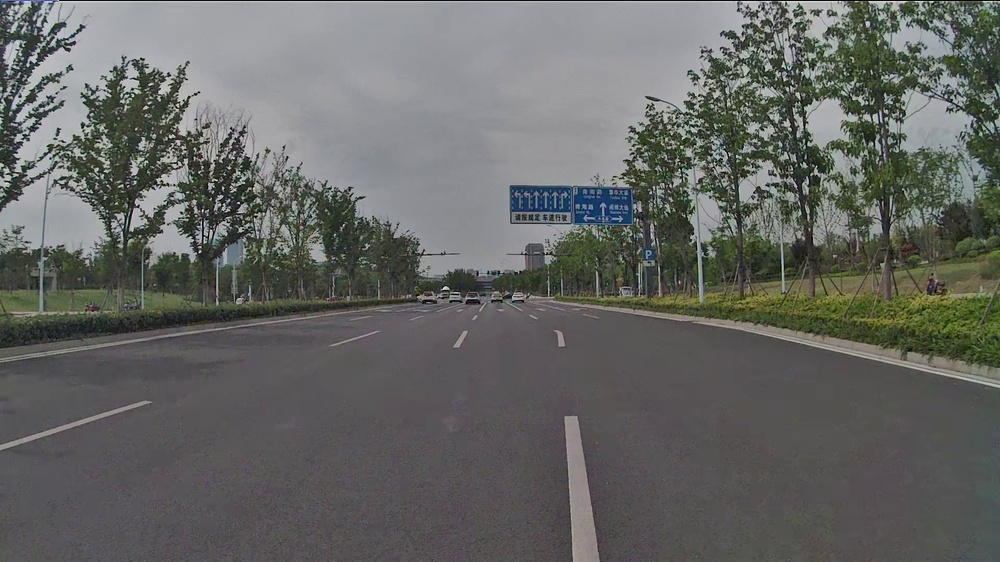
#> input picture road1.jpg, 1000 x 562 px, shrunk from 1920 x 1080 before the run
$ python main.py
#> lines starting #> are read from the running program, lines starting #| are printed output that depends on the picture; after the words box and inside, x2 and y2 are one past the last pixel; in counts of white or black regions, pixels touching at a corner belong together
import matplotlib.pyplot as plt
import matplotlib.image as mpimg
import numpy as np
import cv2

# ---------- Tunables ----------
# Color thresholds (RGB) for bright lane-like pixels (adjust to your image)
RED_T, GREEN_T, BLUE_T = 170, 170, 170     # try 170–220 for daytime, lower for dusk

# Canny params
LOW_T, HIGH_T = 50, 150                    # lower for faint lanes, higher for noise
GAUSS_KSIZE = 5

# Hough params
RHO = 1
THETA = np.pi / 180
HOUGH_THRESH = 20
MIN_LINE_LEN = 20
MAX_LINE_GAP = 10

# ROI vertices as fractions of image size (trapezoid is often better than triangle)
# (x_frac, y_frac) with y=0 top, y=1 bottom
ROI = np.array([
    [0.10, 0.98],   # left-bottom
    [0.45, 0.60],   # left-top
    [0.55, 0.60],   # right-top
    [0.95, 0.98],   # right-bottom
], dtype=np.float32)
# --------------------------------

# Read image (matplotlib returns RGB)
image = mpimg.imread('road1.jpg').astype(np.uint8)
#> image is the input picture: shape (562, 1000, 3); mean R, G, B 101, 102.4, 99.4
h, w = image.shape[:2]
#> h = 562; w = 1000

# Build ROI polygon in pixels
roi_px = (ROI * np.array([w, h])).astype(np.int32)
roi_px = roi_px.reshape(1, -1, 2)

# --- Color mask (bright-ish lanes) ---
# Keep pixels that are above thresholds in all channels
color_mask = (
    (image[:, :, 0] >= RED_T) &
    (image[:, :, 1] >= GREEN_T) &
    (image[:, :, 2] >= BLUE_T)
).astype(np.uint8) * 255
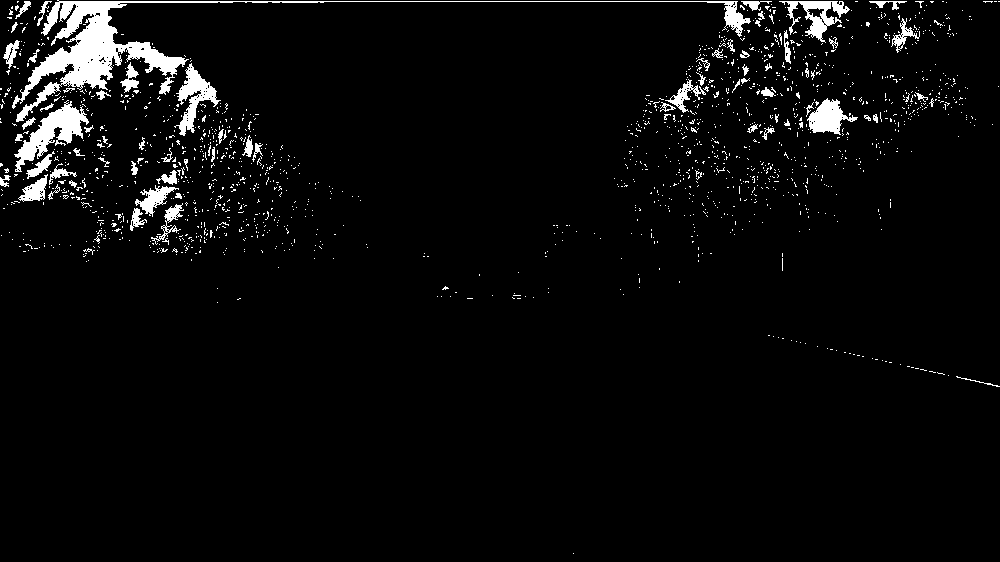
#> color_mask: shape (562, 1000); 4% white; 1593 white regions (1522 under 20 px), largest, box (x1, y1, x2, y2) and area: (12, 0, 751, 122) 7675, (14, 100, 89, 172) 1826, (174, 63, 221, 136) 1164

# --- ROI mask ---
mask_roi = np.zeros((h, w), dtype=np.uint8)
cv2.fillPoly(mask_roi, roi_px, 255)
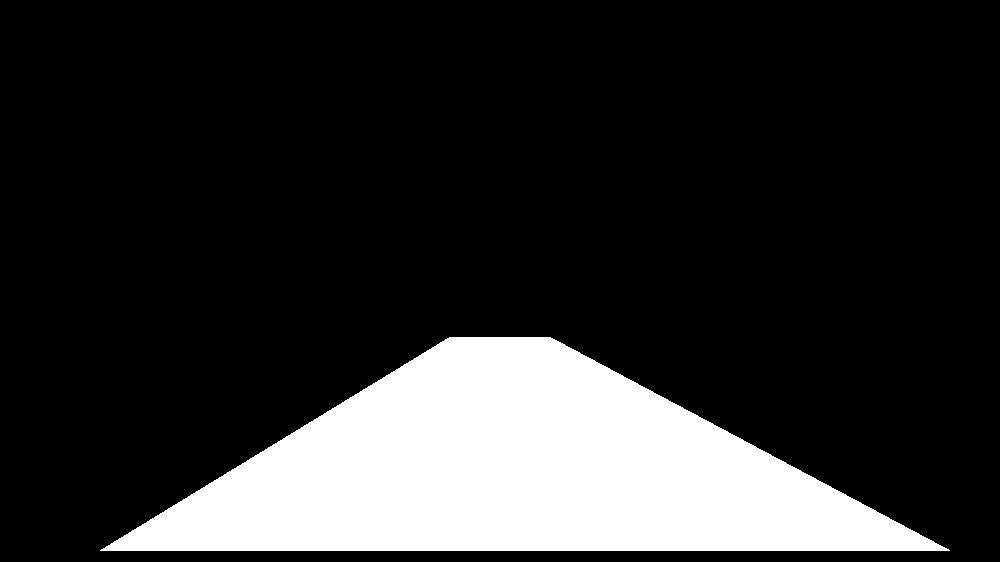
#> mask_roi: shape (562, 1000); 18.2% white; 1 white region, box (x1, y1, x2, y2) and area: (100, 337, 950, 551) 102025

# --- Grayscale + Canny edges ---
gray = cv2.cvtColor(image, cv2.COLOR_RGB2GRAY)
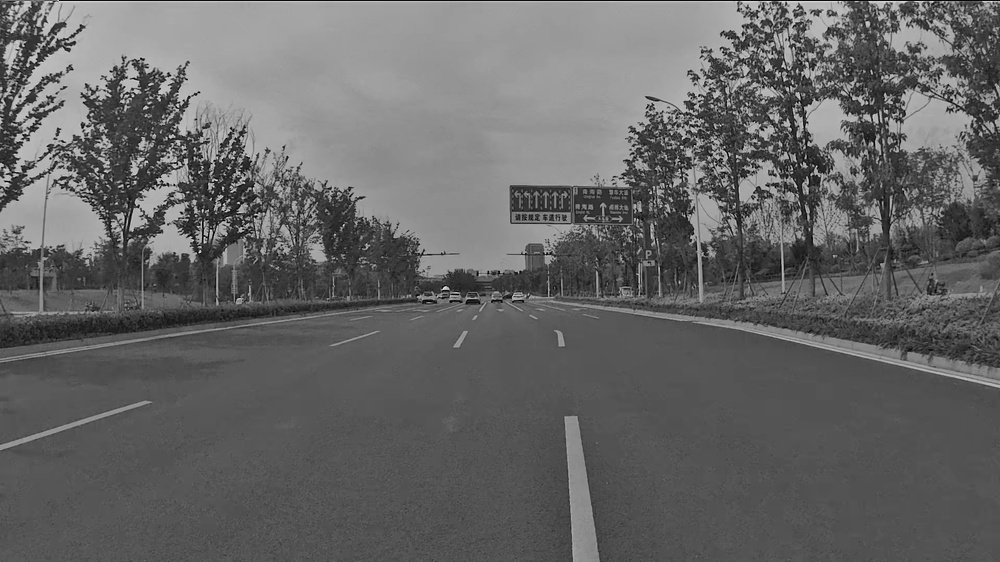
#> gray: shape (562, 1000); min 0, max 242, mean 101.6
blur = cv2.GaussianBlur(gray, (GAUSS_KSIZE, GAUSS_KSIZE), 0)
edges = cv2.Canny(blur, LOW_T, HIGH_T)
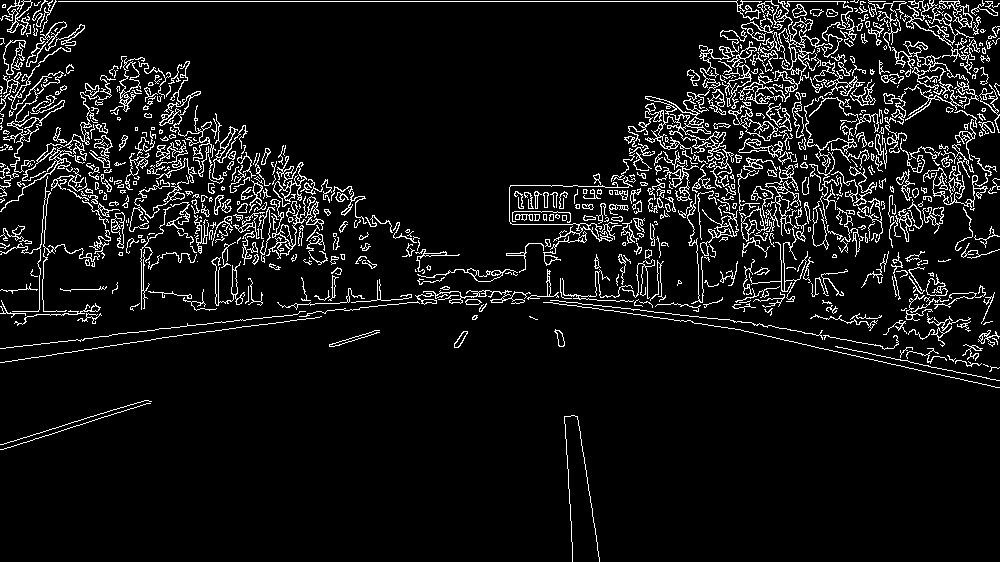
#> edges: shape (562, 1000); 7.7% white in thin lines or dots

# --- Fuse masks: ROI ∧ (edges ∧ color OR edges) ---
# Start strict: edges & color within ROI (very clean). If too sparse, OR with plain edges in ROI.
strict_edges = cv2.bitwise_and(edges, color_mask)
#> strict_edges: shape (562, 1000); 0.46% white in thin lines or dots, all inside (x1, y1, x2, y2) = (0, 1, 993, 300)
masked_edges = cv2.bitwise_and(strict_edges, mask_roi)
#> masked_edges: shape (562, 1000); every value is 0
if np.count_nonzero(masked_edges) < 500:  # fallback if too few
    masked_edges = cv2.bitwise_and(edges, mask_roi)
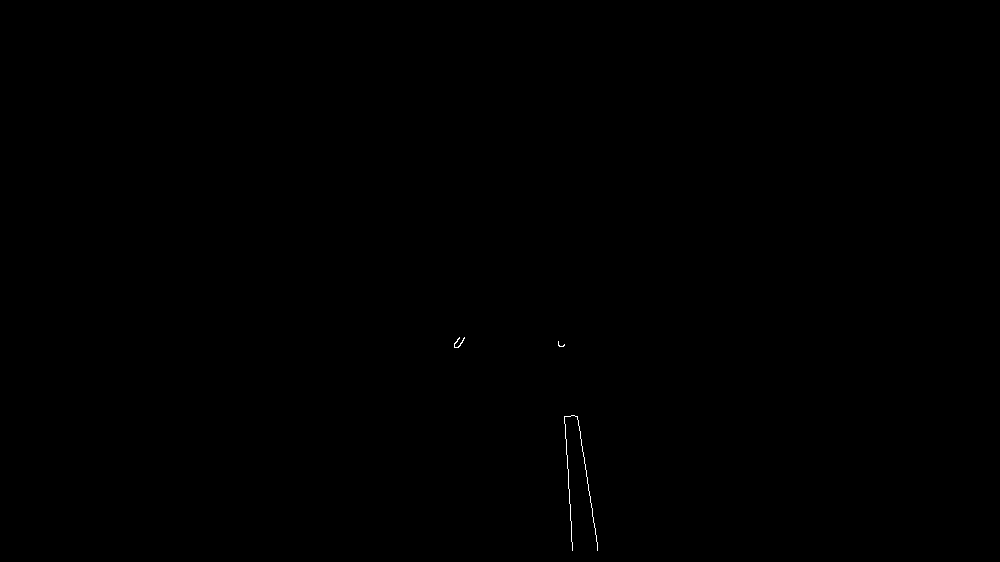
#> masked_edges: shape (562, 1000); 0.06% white in thin lines or dots, all inside (x1, y1, x2, y2) = (454, 337, 598, 551)

# --- Hough transform ---
lines = cv2.HoughLinesP(masked_edges, RHO, THETA, HOUGH_THRESH,
                        minLineLength=MIN_LINE_LEN, maxLineGap=MAX_LINE_GAP)
#> lines = [[577, 416, 597, 547], [564, 416, 571, 528]]

# --- Draw lines ---
line_image = np.zeros_like(image)
if lines is not None:
    for l in lines:
        x1, y1, x2, y2 = l[0]
        # OpenCV uses BGR; for RED in RGB display, use (0,0,255)
        cv2.line(line_image, (x1, y1), (x2, y2), (0, 0, 255), 8)
#> this loop made 2 passes

# Overlay on original
overlay = cv2.addWeighted(image, 0.8, line_image, 1.0, 0)
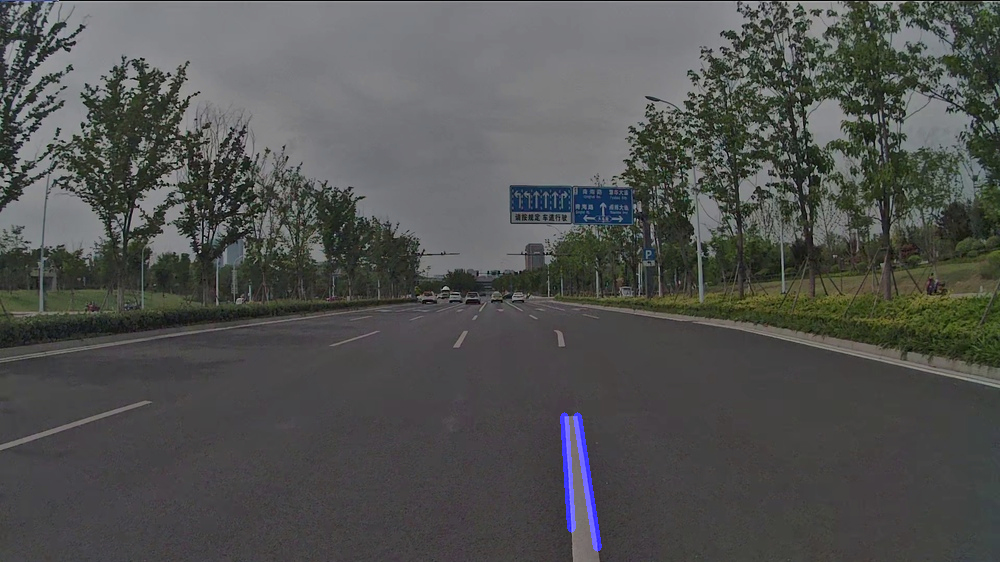
#> overlay: shape (562, 1000, 3); mean R, G, B 80.8, 81.9, 80.2

# --- Visualize debug panels ---
fig, axs = plt.subplots(1, 4, figsize=(20, 6))
axs[0].set_title('Original + ROI')
axs[0].imshow(image)
# draw ROI outline
roi_closed = np.vstack([roi_px[0], roi_px[0][0]])
axs[0].plot(roi_closed[:, 0], roi_closed[:, 1], 'y--', lw=3)

axs[1].set_title('Color mask (within ROI)')
axs[1].imshow(cv2.bitwise_and(color_mask, mask_roi), cmap='gray')

axs[2].set_title('Masked edges')
axs[2].imshow(masked_edges, cmap='gray')

axs[3].set_title('Detected lanes')
axs[3].imshow(overlay)
for a in axs: a.axis('off')
plt.tight_layout()
plt.show()
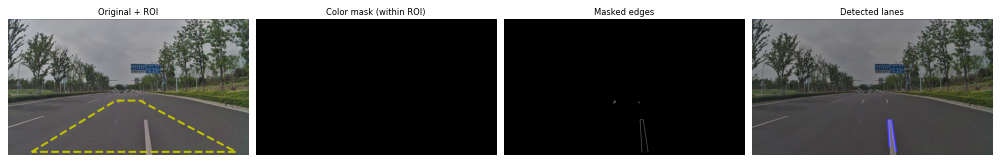
#> figure drawn by matplotlib, 4 panels
